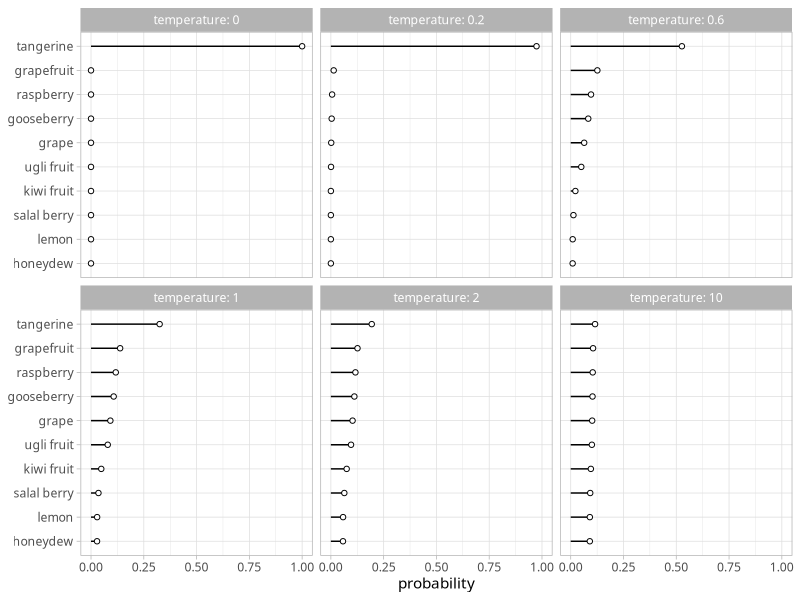

This figure's R source:
## ---- chunk 1
#| code-fold: true
#| label: fig-temperature
#| fig-cap: As $\tau$ increases, the resulting distribution becomes more uniform. Note that this plot shows "fruits" instead of actual tokens, which tend to be chunks of words. Also, this procedure resembles a combination of [top-k]{.smallcaps} and [temperature sampling]{.smallcaps}.

library(ggplot2)

softmax <- function(x, temp = 1) {
  stopifnot(length(temp) == 1, temp >= 0)

  if (temp == 0) {
    i <- which.max(x)
    x[] <- 0L
    x[i] <- 1L
    return(x)
  }
  # Apply temperature
  x_scaled <- x / temp
  # Shift x for numerical stability
  shifted_x <- x_scaled - max(x_scaled)
  # Apply softmax
  exp_x <- exp(shifted_x)
  return(exp_x / sum(exp_x))

  exp_x <- exp(x / temp)
  exp_x / sum(exp_x)
}

set.seed(1)
k <- rnorm(10)
names(k) <- sample(stringr::fruit, 10)
temps <- c(0, 0.2, 0.6, 1, 2, 10)

d <- purrr::map_df(temps, function(t) {
  out <- tibble::enframe(softmax(k, t))
  out$temperature <- t
  return(out)
})

lvls <- names(sort(softmax(k)))
d$name <- factor(d$name, levels = lvls)

d |>
  ggplot(aes(value, name)) +
  geom_segment(aes(xend = value, x = 0)) +
  geom_point(shape = 21, fill = "white") +
  facet_wrap(
    facets = ~temperature,
    labeller = labeller(temperature = \(x) paste("temperature:", x))
  ) +
  labs(x = "probability", y = NULL) +
  theme_light(base_family = "Avenir Next Condensed")
